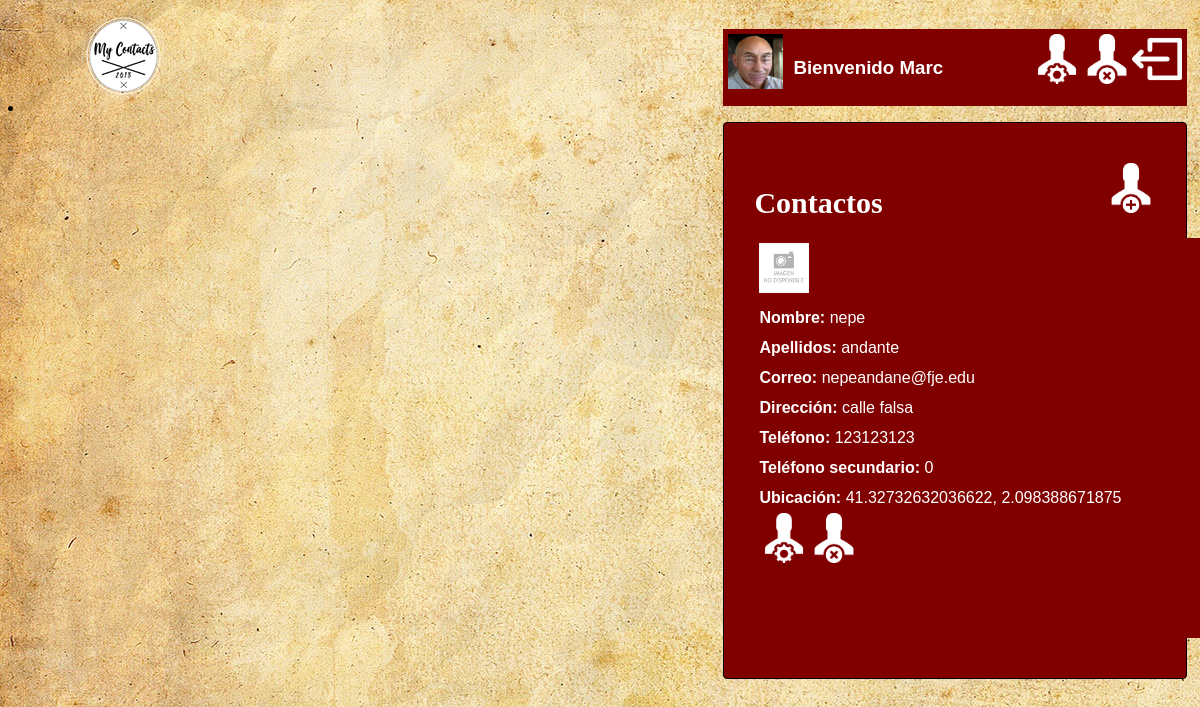
Page /principal.php (signed in) on the committed database.
### tables this page shows
CREATE TABLE `contacto` (
  `id` int(11) NOT NULL,
  `nombre` varchar(30) NOT NULL,
  `apellidos` varchar(50) NOT NULL,
  `correo` varchar(75) NOT NULL,
  `direccion` varchar(100) NOT NULL,
  `telf_prim` int(30) NOT NULL,
  `telf_sec` int(30) DEFAULT NULL,
  `ubicacion_prim_lat` double NOT NULL,
  `ubicacion_prim_lon` double NOT NULL,
  `ubicacion_sec_lat` double DEFAULT NULL,
  `ubicacion_sec_lon` double DEFAULT NULL,
  `img` varchar(50) NOT NULL,
  `id_usuario` int(11) NOT NULL
);

### principal.php (the view, shortened to what this page needs)
<?php
    $user_id = $_SESSION['id'];
    $foto = $_SESSION['img'];
    $nom_user=$_SESSION['nombre'];
    include 'conexion.proc.php';
    $consulta_contactos = "SELECT * FROM contacto where id_usuario = $user_id";
    $result_contactos = mysqli_query($con, $consulta_contactos);
?>
<!DOCTYPE html>
<html>
    <head>
        <link rel="stylesheet" type="text/css" href="css/estilo.css"/>
    </head>
    <body>
        <li>
            <img src="img/logo.png" style="width: 186px; height: 105px; float">
        </li>
        <div id="contactos">
            <ul>
                <li>
                    <div class="prin-img" style="margin-bottom: 5px;">
                        <input type="image" src="img/<?php echo $foto ?>" style="float: left; width: 55px; height: 55px;">
                    </div>
                </li>
                <li>
                    <h3 style="color: white ;margin-left: 10px;"><?php echo "Bienvenido " .$nom_user?></h3>
                </li>
                <li class="lirigth">
                    <input type="image" src="img/off.png" onclick="window.location.href='index.php'" style="float: right; width: 50px; height: 50px;">
                </li>
                <li class="lirigth">
                    <input type="image" src="img/baja.png" onclick="confirmar()" style="float: right;width: 50px; height: 50px;">
                </li>
                <li class="lirigth">
                    <input type="image" src="img/edit.png" onclick="window.location.href='usuarios_modificar.php'" style="float: right;width: 50px; height: 50px;"></br>
                </li>
            </ul>
            <div class="contact-form">
<?php
    if (isset($_SESSION['mail'])) {
?>
                <h2>Contactos</h2>
                <div class="prin-img" style="margin-bottom: 15px;">
                    <input type="image" src="img/add.png" onclick="window.location.href='contactos_insert.php'" style="float: right;width: 50px; height: 50px;"></br></br>
                </div>
                <div id="global">
                    <div id="mensajes">
                        <div class="texto">
<?php
    } else {
        $_SESSION['error'] = "No te saltes pasos!";
        header("location: index.php");
    }
    while ($contacto = mysqli_fetch_array($result_contactos)) {
        $fichero = "img/$contacto[img]";
        if (file_exists($fichero) && (($contacto['img']) != '')) {
            echo "<div class='perfil'><img src='$fichero' width='50' heigth='50'></div>";
        } else {
            echo "<div class='perfil'><img src ='img/no_disponible.jpg'width='50' heigth='50'/></div>";
        }
        echo "<b style='margin-top: 15px;'>Nombre:</b> ";
        echo utf8_encode($contacto['nombre']);
        echo "<br/>";
        echo "<b>Apellidos:</b> ";
        echo utf8_encode($contacto['apellidos']);
        echo "<br/>";
        echo "<b>Correo:</b> ";
        echo utf8_encode($contacto['correo']);
        echo "<br/>";
        echo "<b>Dirección:</b> ";
        echo utf8_encode($contacto['direccion']);
        echo "<br/>";
        echo "<b>Teléfono:</b> ";
        echo utf8_encode($contacto['telf_prim']);
        echo "<br/>";
        echo "<b>Teléfono secundario:</b> ";
        echo utf8_encode($contacto['telf_sec']);
        echo "<br/>";
        echo "<b>Ubicación:</b> ";
        echo utf8_encode($contacto['ubicacion_prim_lat']);
        echo ", ";
        echo utf8_encode($contacto['ubicacion_prim_lon']);
        echo "<br/>";
?>
                                <a href="contactos_modificar.php?id=<?php echo $contacto['id']; ?>">
                                <input type="image" src="img/edit.png" onclick="window.location.href='contactos_modificar.php?id=<?php echo $contacto['id']; ?>" style="float: left;width: 50px; height: 50px;"></a>
                                <a href="contactos_baja.proc.php?id=<?php echo $contacto['id']; ?>">
                                <input type="image" src="img/baja.png" onclick="confirmDel()" style="float: left;width: 50px; height: 50px;"></br></a>
<?php
    echo "<br/><br/>";
    }
?>
                            </div>
                        </div>
                    </div>
                </div>
            </div>
            <div id="contactMap">
            <div id="rutaOps">
            <br><br><br>
            <div id="googleMap"></div>
        </div>
    </body>
</html>

### css/estilo.css (style rules this page uses)
* { box-sizing:border-box; -moz-box-sizing:border-box; -webkit-box-sizing:border-box; font-family:arial; }
body { background:url("../img/fondo.jpg"); }
ul { list-style-type: none; padding: 5px; overflow: auto; background-color: #800000; }
li { float: left; margin-top: auto; }
.lirigth { float: right; }
h2 { color: white; text-align:left; font-family:icon; font-size: 30px; position: absolute; }
.contact-form { width:100%; padding:40px 30px; background:#800000; background-repeat: no-repeat; background-size: 920px; border-radius:4px; border: 1px solid #000000; color: white; -moz-border-radius:4px; -webkit-border-radius:4px; margin:10px auto; }
#contactos { line-height:30px; width:40%; float:right; padding:5px; }
#contactMap { position: fixed; float:left; padding:75px; }
#googleMap { display: inline-block; width:600px; height:500px; position: absolute; }

### principal.php (style rules this page uses)
#global { background:#800000; background-repeat: no-repeat; background-size: 920px; border-radius:4px; border: 1px solid #000000; color: white; -moz-border-radius:4px; -webkit-border-radius:4px; margin: auto auto; height: 400px; width: 450px; border: 1px solid #800000; overflow-y: scroll; }
#mensajes { height: auto; }
.texto { padding:4px; }

### rows in the picture
contacto: nombre "nepe", apellidos "andante", correo "nepeandane@fje.edu", direccion "calle falsa", telf_prim "123123123", telf_sec "0", ubicacion_prim_lat "41.32732632036622", ubicacion_prim_lon "2.098388671875"

### other values in the picture
$nom_user "Marc"
